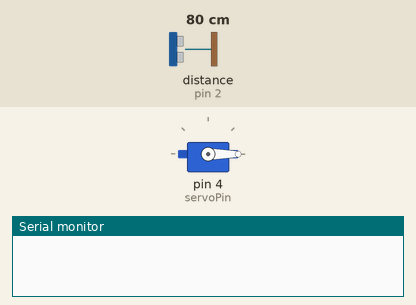
The sketch below on a simulated Arduino Uno, built with avr-gcc and run on an emulated ATmega328P. Parts: servo, the last lines printed to the serial monitor. Wiring (inferred from the names in the program): ultrasonic range finder: trigger pin 3; echo pin 2. The test bench sets the inputs (shaded band); at power-on: distance to the obstacle (sensor on pin 2) 80 cm. The echo pulse lasts 58.3 µs per cm.

Above: at 1.2 s.
1.3 s: distance to the obstacle (sensor on pin 2) set to 24 cm
2.8 s: distance to the obstacle (sensor on pin 2) set to 19 cm
At 3.36 s:
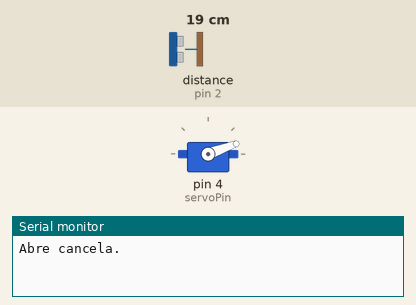
At 5.4 s:
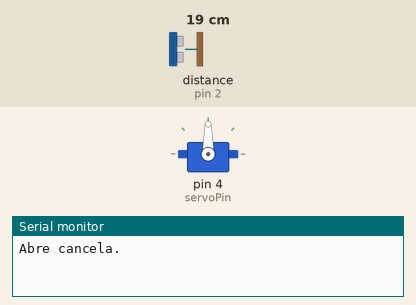
Timing chart, 0 to 6.9 s (numbered marks = the images above; inputs shaded):
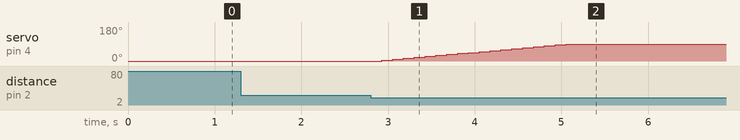

The sketch:

sketch_aug18a.ino
```cpp
#include <Servo.h>

#define echoPin 2
#define triggPin 3
#define servoPin 4

long duracao;
int distancia;
int pos;
Servo motor;

void setup() {
    Serial.begin(9600);  // Corrigido para a velocidade padrão de 9600
    pinMode(triggPin, OUTPUT);
    pinMode(echoPin, INPUT);
    motor.attach(servoPin);
    motor.write(0);
}

void loop() {
    triggerPulse();
    duracao = pulseIn(echoPin, HIGH);
    distancia = calculateDistance(duracao);

    if (distancia <= 20) {
        abrirCancela();
        delay(15000);
        fecharCancela();
        delay(5000);
    }
}

void triggerPulse() {
    digitalWrite(triggPin, LOW);
    delayMicroseconds(2);
    digitalWrite(triggPin, HIGH);
    delayMicroseconds(10);
    digitalWrite(triggPin, LOW);
}

int calculateDistance(long duration) {
    return duration * 0.034 / 2;
}

void abrirCancela() {
    Serial.println("Abre cancela.");
    moveMotor(90, 5, 125);
}

void fecharCancela() {
    Serial.println("Fecha cancela.");
    moveMotor(0, -5, 125);
}

void moveMotor(int targetPos, int stepSize, int delayTime) {
    for (pos = motor.read(); pos != targetPos; pos += stepSize) {
        motor.write(pos);
        delay(delayTime);
    }
    motor.write(targetPos);  // Certifique-se de definir a posição final explicitamente
}
```

Measured:
- the behaviour switches between 22 and 21 cm on distance to the obstacle (sensor on pin 2) (found by bisection; images 0 and 1)
- after the input at 1.3 s, every drawn part: stays the same
- after the input at 2.8 s, servo on pin 4 (servoPin): moves from 0° to 90° over 2.1 s, starting after 0.13 s
